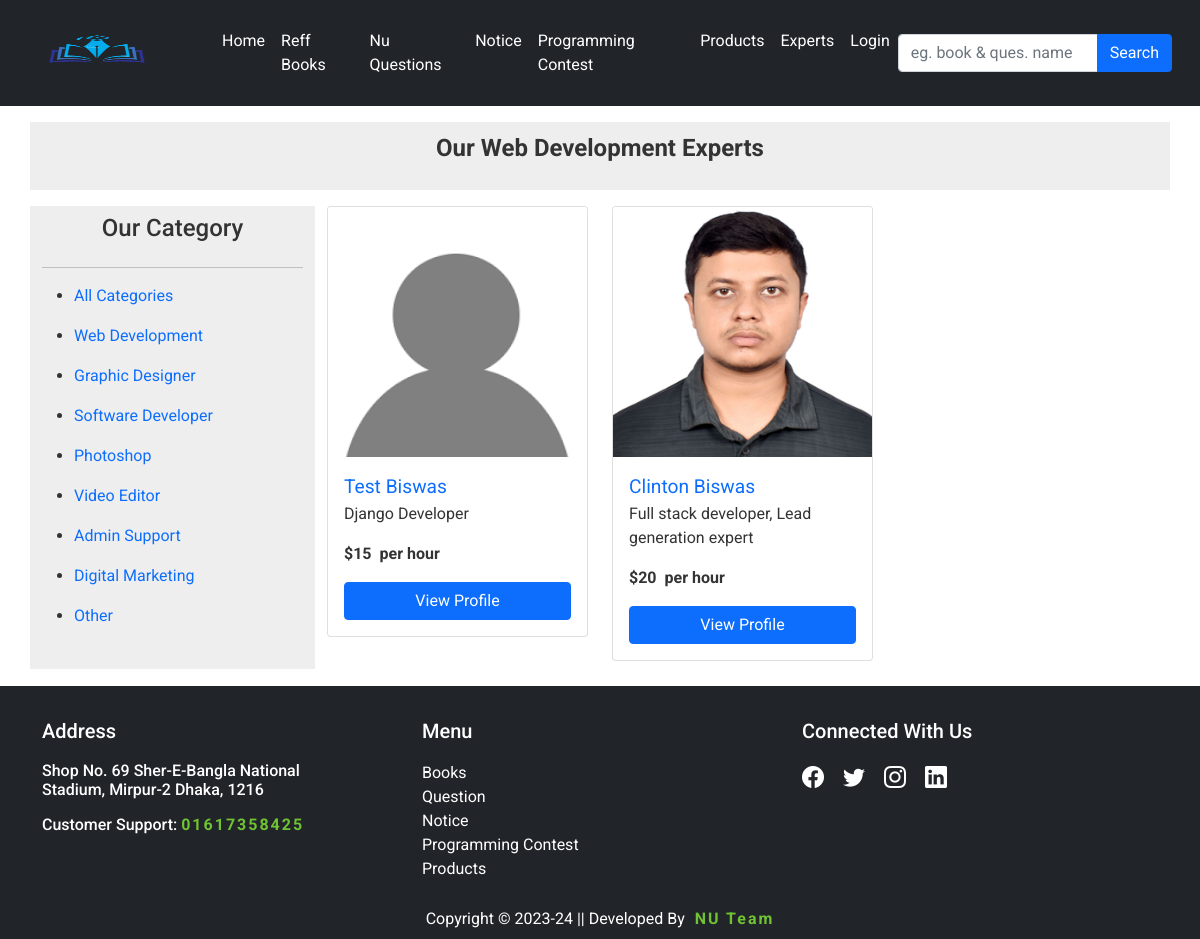
Screenshot of /expert-category/web-development/ with the database file from the repository.
### other/models.py (models this page shows, shortened)
class Freelance_category(models.Model):
    name = models.CharField(max_length=255)
    slug = models.SlugField(unique=True, blank=True)
    def __str__(self) -> str:
        return self.name

class FreelancerProfile(models.Model):
    user = models.ForeignKey(User, on_delete=models.CASCADE)
    full_name = models.CharField(max_length=255, help_text="Enter your full name")
    location = models.CharField(max_length=255, help_text='E.g. city,coutry Dhaka, Bangladesh', blank=True, null=True)
    set_available = models.CharField(choices=STATUS_CHOICES_PROFILE, default='Available Now', max_length=255, blank=True, null=True)
    title = models.CharField(max_length=255, help_text='E.g. Django developer, javascript developer')
    category = models.ForeignKey(Freelance_category, on_delete=models.CASCADE)
    hourly_rate = models.CharField(max_length=10,help_text='E.g. $15')
    description = models.TextField(max_length=2000, help_text='E.g. within 2000 characters')
    other_experience = models.CharField(max_length=1000, help_text='E.g. within 1000 characters',blank=True, null=True)
    profile_pic = models.ImageField(upload_to='freelance_profile_pricture')
    def __str__(self):
        return self.user.username

### other/views.py (the view)
# urls.py: path('expert-category/<slug:slug>/', ExpertCategoryView, name='expert-category'),
def ExpertCategoryView(request, slug):
    category = Freelance_category.objects.get(slug=slug)
    experts = FreelancerProfile.objects.filter(category=category)
    categories = Freelance_category.objects.all()
    print(experts)
    context = {
        'experts':experts,
        'categories':categories,
        'category':category
    }
    return render(request, 'other/expert_category.html', context)

### template/other/expert_category.html (shortened to what this page needs)
{% extends 'base.html' %}
{% load static %}
{% block content %}
    <div class="container">
        <div class="row mt-3 mb-3">
            <div class="mb-3" style="background-color: #EEEEEE;">
                <p class="text-center p-2" style="font-weight: bold; font-size: x-large;">Our {{category}} Experts</p>
            </div>
            <div class="col-sm-3" style="background-color: #EEEEEE;">
                <h4 class="text-center p-2">Our Category</h4>
                <hr>
                <ul><li><a href="{% url 'other:expert-profile' %}" style="text-decoration: none;">All Categories</a></li></ul>
                {% for category in categories %}
                    <ul>
                        <li><a href="{% url 'other:expert-category' slug=category.slug %}" style="text-decoration: none;">{{category.name}}</a></li>
                    </ul>
                {% endfor %}
            </div>
            <div class="col-sm-9">
                <div class="row">
                    {% if experts %}
                    {% for expert in experts %}
                    <div class="col-sm-4">
                        <div class="card mb-2">
                            <img src="{{expert.profile_pic.url}}" class="card-img-top" alt="..." style="height: 250px;">
                            <div class="card-body">
                              <a href="{% url 'other:freelance-profile' pk=expert.user.pk%}" class="card-title" style="font-size: larger; font-weight: 400; text-decoration: none;">{{expert.full_name}}</a>
                              <p class="card-text">{{expert.title}}</p>
                              <p class="card-text fw-bold">{{expert.hourly_rate}}&nbsp; per hour</p>
                              <a href="{% url 'other:freelance-profile' pk=expert.user.pk%}" class="btn btn-primary" style="width: 100%;">View Profile</a>
                            </div>
                        </div>
                    </div>
                {% endfor %}
                {% else %}
                <p class="text-center text-danger fw-bold" style="font-size: larger;">No Expert Available In This Category</p>
                    {% endif %}
                </div>
            </div>
        </div>
    </div>
{% endblock content %}

### rows the page displays
Freelance_category: name "Web Development"
Freelance_category: name "Graphic Designer"
Freelance_category: name "Software Developer"
Freelance_category: name "Photoshop"
Freelance_category: name "Video Editor"
Freelance_category: name "Admin Support"
Freelance_category: name "Digital Marketing"
Freelance_category: name "Other"
FreelancerProfile: profile_pic (placeholder picture), full_name "Test Biswas", title "Django Developer", hourly_rate "$15"
FreelancerProfile: profile_pic (picture), full_name "Clinton Biswas", title "Full stack developer, Lead generation expert", hourly_rate "$20"
